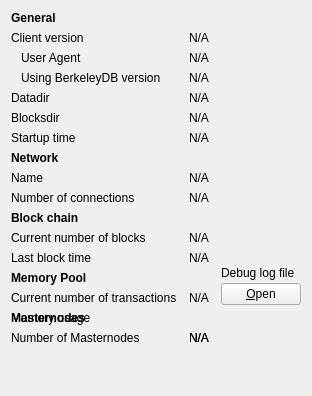
     <widget class="QWidget" name="tab_info">
      <attribute name="title">
       <string>&amp;Information</string>
      </attribute>
      <layout class="QGridLayout" name="gridLayout" columnstretch="0,1,0">
       <property name="horizontalSpacing">
        <number>12</number>
       </property>
       <item row="0" column="0">
        <widget class="QLabel" name="label_9">
         <property name="font">
          <font>
           <weight>75</weight>
           <bold>true</bold>
          </font>
         </property>
         <property name="text">
          <string>General</string>
         </property>
        </widget>
       </item>
       <item row="1" column="0">
        <widget class="QLabel" name="label_6">
         <property name="text">
          <string>Client version</string>
         </property>
        </widget>
       </item>
       <item row="1" column="1" colspan="2">
        <widget class="QLabel" name="clientVersion">
         <property name="cursor">
          <cursorShape>IBeamCursor</cursorShape>
         </property>
         <property name="text">
          <string>N/A</string>
         </property>
         <property name="textFormat">
          <enum>Qt::PlainText</enum>
         </property>
         <property name="textInteractionFlags">
          <set>Qt::LinksAccessibleByMouse|Qt::TextSelectableByKeyboard|Qt::TextSelectableByMouse</set>
         </property>
        </widget>
       </item>
       <item row="2" column="0">
        <widget class="QLabel" name="labelClientUserAgent">
         <property name="text">
          <string>User Agent</string>
         </property>
         <property name="indent">
          <number>10</number>
         </property>
        </widget>
       </item>
       <item row="2" column="1" colspan="2">
        <widget class="QLabel" name="clientUserAgent">
         <property name="cursor">
          <cursorShape>IBeamCursor</cursorShape>
         </property>
         <property name="text">
          <string>N/A</string>
         </property>
         <property name="textFormat">
          <enum>Qt::PlainText</enum>
         </property>
         <property name="textInteractionFlags">
          <set>Qt::LinksAccessibleByMouse|Qt::TextSelectableByKeyboard|Qt::TextSelectableByMouse</set>
         </property>
        </widget>
       </item>
       <item row="3" column="0">
        <widget class="QLabel" name="label_berkeleyDBVersion">
         <property name="text">
          <string>Using BerkeleyDB version</string>
         </property>
         <property name="indent">
          <number>10</number>
         </property>
        </widget>
       </item>
       <item row="3" column="1" colspan="2">
        <widget class="QLabel" name="berkeleyDBVersion">
         <property name="cursor">
          <cursorShape>IBeamCursor</cursorShape>
         </property>
         <property name="text">
          <string>N/A</string>
         </property>
         <property name="textFormat">
          <enum>Qt::PlainText</enum>
         </property>
         <property name="textInteractionFlags">
          <set>Qt::LinksAccessibleByMouse|Qt::TextSelectableByKeyboard|Qt::TextSelectableByMouse</set>
         </property>
        </widget>
       </item>
       <item row="4" column="0">
        <widget class="QLabel" name="label_12">
         <property name="text">
          <string>Datadir</string>
         </property>
        </widget>
       </item>
       <item row="4" column="1" colspan="2">
        <widget class="QLabel" name="dataDir">
         <property name="cursor">
          <cursorShape>IBeamCursor</cursorShape>
         </property>
         <property name="toolTip">
          <string>To specify a non-default location of the data directory use the '%1' option.</string>
         </property>
         <property name="text">
          <string>N/A</string>
         </property>
         <property name="textFormat">
          <enum>Qt::PlainText</enum>
         </property>
         <property name="wordWrap">
          <bool>true</bool>
         </property>
         <property name="textInteractionFlags">
          <set>Qt::LinksAccessibleByMouse|Qt::TextSelectableByKeyboard|Qt::TextSelectableByMouse</set>
         </property>
        </widget>
       </item>
       <item row="5" column="0">
        <widget class="QLabel" name="label_11">
         <property name="text">
          <string>Blocksdir</string>
         </property>
        </widget>
       </item>
       <item row="5" column="1" colspan="2">
        <widget class="QLabel" name="blocksDir">
         <property name="cursor">
          <cursorShape>IBeamCursor</cursorShape>
         </property>
         <property name="toolTip">
          <string>To specify a non-default location of the blocks directory use the '%1' option.</string>
         </property>
         <property name="text">
          <string>N/A</string>
         </property>
         <property name="textFormat">
          <enum>Qt::PlainText</enum>
         </property>
         <property name="wordWrap">
          <bool>true</bool>
         </property>
         <property name="textInteractionFlags">
          <set>Qt::LinksAccessibleByMouse|Qt::TextSelectableByKeyboard|Qt::TextSelectableByMouse</set>
         </property>
        </widget>
       </item>
       <item row="6" column="0">
        <widget class="QLabel" name="label_13">
         <property name="text">
          <string>Startup time</string>
         </property>
        </widget>
       </item>
       <item row="6" column="1" colspan="2">
        <widget class="QLabel" name="startupTime">
         <property name="cursor">
          <cursorShape>IBeamCursor</cursorShape>
         </property>
         <property name="text">
          <string>N/A</string>
         </property>
         <property name="textFormat">
          <enum>Qt::PlainText</enum>
         </property>
         <property name="textInteractionFlags">
          <set>Qt::LinksAccessibleByMouse|Qt::TextSelectableByKeyboard|Qt::TextSelectableByMouse</set>
         </property>
        </widget>
       </item>
       <item row="7" column="0">
           <widget class="QLabel" name="labelNetwork">
               <property name="font">
                   <font>
                       <weight>75</weight>
                       <bold>true</bold>
                   </font>
               </property>
               <property name="text">
                   <string>Network</string>
               </property>
           </widget>
       </item>
       <item row="8" column="0">
        <widget class="QLabel" name="label_8">
         <property name="text">
          <string>Name</string>
         </property>
        </widget>
       </item>
       <item row="8" column="1" colspan="2">
        <widget class="QLabel" name="networkName">
         <property name="cursor">
          <cursorShape>IBeamCursor</cursorShape>
         </property>
         <property name="text">
          <string>N/A</string>
         </property>
         <property name="textFormat">
          <enum>Qt::PlainText</enum>
         </property>
         <property name="textInteractionFlags">
          <set>Qt::LinksAccessibleByMouse|Qt::TextSelectableByKeyboard|Qt::TextSelectableByMouse</set>
         </property>
        </widget>
       </item>
       <item row="9" column="0">
        <widget class="QLabel" name="label_7">
         <property name="text">
          <string>Number of connections</string>
         </property>
        </widget>
       </item>
       <item row="9" column="1" colspan="2">
        <widget class="QLabel" name="numberOfConnections">
         <property name="cursor">
          <cursorShape>IBeamCursor</cursorShape>
         </property>
         <property name="text">
          <string>N/A</string>
         </property>
         <property name="textFormat">
          <enum>Qt::PlainText</enum>
         </property>
         <property name="textInteractionFlags">
          <set>Qt::LinksAccessibleByMouse|Qt::TextSelectableByKeyboard|Qt::TextSelectableByMouse</set>
         </property>
        </widget>
       </item>
       <item row="10" column="0">
        <widget class="QLabel" name="label_10">
         <property name="font">
          <font>
           <weight>75</weight>
           <bold>true</bold>
          </font>
         </property>
         <property name="text">
          <string>Block chain</string>
         </property>
        </widget>
       </item>
       <item row="11" column="0">
        <widget class="QLabel" name="label_3">
         <property name="text">
          <string>Current number of blocks</string>
         </property>
        </widget>
       </item>
       <item row="11" column="1" colspan="2">
        <widget class="QLabel" name="numberOfBlocks">
         <property name="cursor">
          <cursorShape>IBeamCursor</cursorShape>
         </property>
         <property name="text">
          <string>N/A</string>
         </property>
         <property name="textFormat">
          <enum>Qt::PlainText</enum>
         </property>
         <property name="textInteractionFlags">
          <set>Qt::LinksAccessibleByMouse|Qt::TextSelectableByKeyboard|Qt::TextSelectableByMouse</set>
         </property>
        </widget>
       </item>
       <item row="12" column="0">
        <widget class="QLabel" name="labelLastBlockTime">
         <property name="text">
          <string>Last block time</string>
         </property>
        </widget>
       </item>
       <item row="12" column="1" colspan="2">
        <widget class="QLabel" name="lastBlockTime">
         <property name="cursor">
          <cursorShape>IBeamCursor</cursorShape>
         </property>
         <property name="text">
          <string>N/A</string>
         </property>
         <property name="textFormat">
          <enum>Qt::PlainText</enum>
         </property>
         <property name="textInteractionFlags">
          <set>Qt::LinksAccessibleByMouse|Qt::TextSelectableByKeyboard|Qt::TextSelectableByMouse</set>
         </property>
        </widget>
       </item>
       <item row="13" column="0">
        <widget class="QLabel" name="labelMempoolTitle">
         <property name="font">
          <font>
           <weight>75</weight>
           <bold>true</bold>
          </font>
         </property>
         <property name="text">
          <string>Memory Pool</string>
         </property>
        </widget>
       </item>
       <item row="14" column="0">
        <widget class="QLabel" name="labelNumberOfTransactions">
         <property name="text">
          <string>Current number of transactions</string>
         </property>
        </widget>
       </item>
       <item row="14" column="1">
        <widget class="QLabel" name="mempoolNumberTxs">
         <property name="cursor">
          <cursorShape>IBeamCursor</cursorShape>
         </property>
         <property name="text">
          <string>N/A</string>
         </property>
         <property name="textFormat">
          <enum>Qt::PlainText</enum>
         </property>
         <property name="textInteractionFlags">
          <set>Qt::LinksAccessibleByMouse|Qt::TextSelectableByKeyboard|Qt::TextSelectableByMouse</set>
         </property>
        </widget>
       </item>
       <item row="15" column="0">
        <widget class="QLabel" name="labelMemoryUsage">
         <property name="text">
          <string>Memory usage</string>
         </property>
        </widget>
       </item>
       <item row="16" column="1">
        <widget class="QLabel" name="mempoolSize">
         <property name="cursor">
          <cursorShape>IBeamCursor</cursorShape>
         </property>
         <property name="text">
          <string>N/A</string>
         </property>
         <property name="textFormat">
          <enum>Qt::PlainText</enum>
         </property>
         <property name="textInteractionFlags">
          <set>Qt::LinksAccessibleByMouse|Qt::TextSelectableByKeyboard|Qt::TextSelectableByMouse</set>
         </property>
        </widget>
       </item>
       <!-- Dash -->
       <item row="15" column="0">
        <widget class="QLabel" name="masternodesLabel">
         <property name="font">
          <font>
           <weight>75</weight>
           <bold>true</bold>
          </font>
         </property>
         <property name="text">
          <string>Masternodes</string>
         </property>
        </widget>
       </item>
       <item row="16" column="0">
        <widget class="QLabel" name="masternodeCountLabel">
         <property name="text">
          <string>Number of Masternodes</string>
         </property>
        </widget>
       </item>
       <item row="16" column="1">
        <widget class="QLabel" name="masternodeCount">
         <property name="text">
          <string>N/A</string>
         </property>
        </widget>
       </item>
       <!--      -->
       <item row="12" column="2" rowspan="3">
        <layout class="QVBoxLayout" name="verticalLayoutDebugButton">
         <property name="spacing">
          <number>3</number>
         </property>
         <item>
          <spacer name="verticalSpacer_2">
           <property name="orientation">
            <enum>Qt::Vertical</enum>
           </property>
           <property name="sizeHint" stdset="0">
            <size>
             <width>10</width>
             <height>5</height>
            </size>
           </property>
          </spacer>
         </item>
         <item>
          <widget class="QLabel" name="labelDebugLogfile">
           <property name="text">
            <string>Debug log file</string>
           </property>
          </widget>
         </item>
         <item>
          <widget class="QPushButton" name="openDebugLogfileButton">
           <property name="toolTip">
            <string>Open the %1 debug log file from the current data directory. This can take a few seconds for large log files.</string>
           </property>
           <property name="text">
            <string>&amp;Open</string>
           </property>
           <property name="autoDefault">
            <bool>false</bool>
           </property>
          </widget>
         </item>
        </layout>
       </item>
       <item row="17" column="0">
        <spacer name="verticalSpacer">
         <property name="orientation">
          <enum>Qt::Vertical</enum>
         </property>
         <property name="sizeHint" stdset="0">
          <size>
           <width>20</width>
           <height>40</height>
          </size>
         </property>
        </spacer>
       </item>
      </layout>
     </widget>
